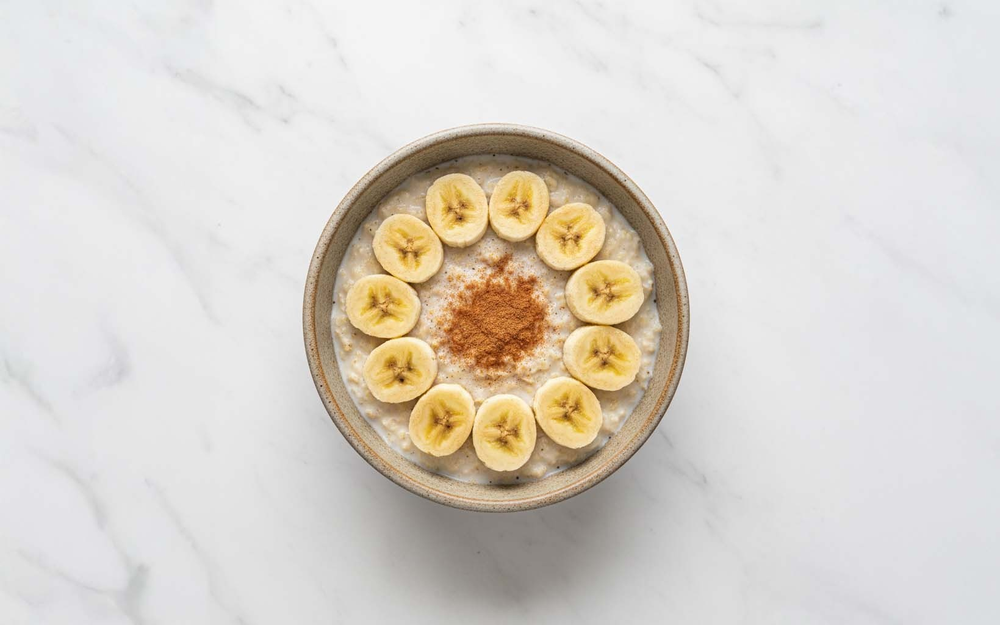
#> input picture image.png, 1000 x 625 px, shrunk from 1639 x 1024 before the run, found by its file name
$ python test.py
#> lines starting #> are read from the running program, lines starting #| are printed output that depends on the picture
import cv2
import zxingcpp
img = cv2.imread(r"C:\Users\dgupt\Downloads\webd\food_analyser_system\image.png")
#> img is the input picture: shape (625, 1000, 3); mean B, G, R 203.8, 211.5, 217.4

if img is None:
    print("❌ Failed to load image. Check path.")
    exit()

# Crop off ~5% from the left to remove the '3)' artifact
h, w = img.shape[:2]
#> h = 625; w = 1000
clean_crop = img[:, int(w * 0.06):]
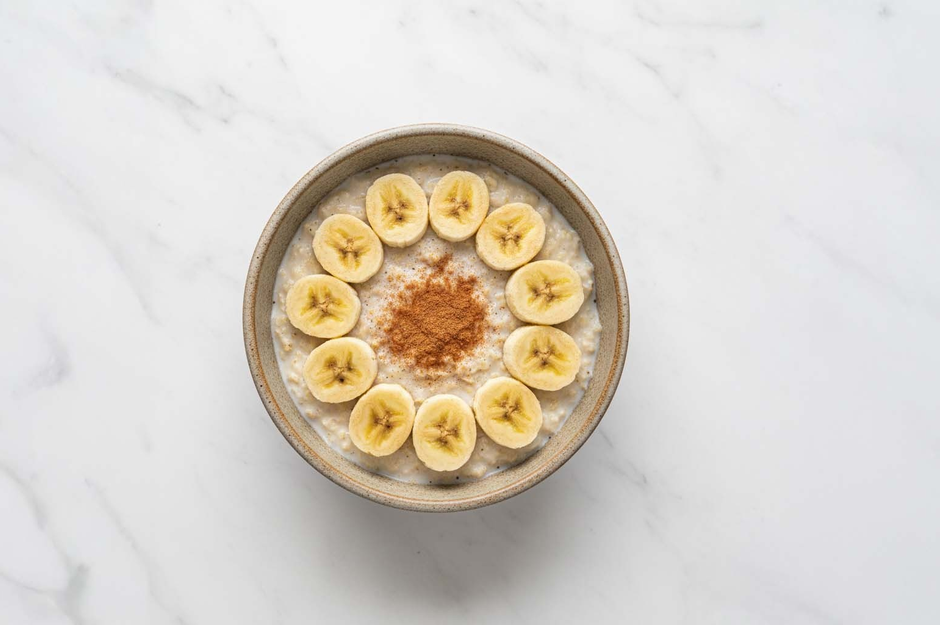
#> clean_crop: shape (625, 940, 3); mean B, G, R 202.1, 210.4, 216.7

# Pad with white quiet zone
padded = cv2.copyMakeBorder(clean_crop, 40, 40, 40, 40, cv2.BORDER_CONSTANT, value=[255, 255, 255])
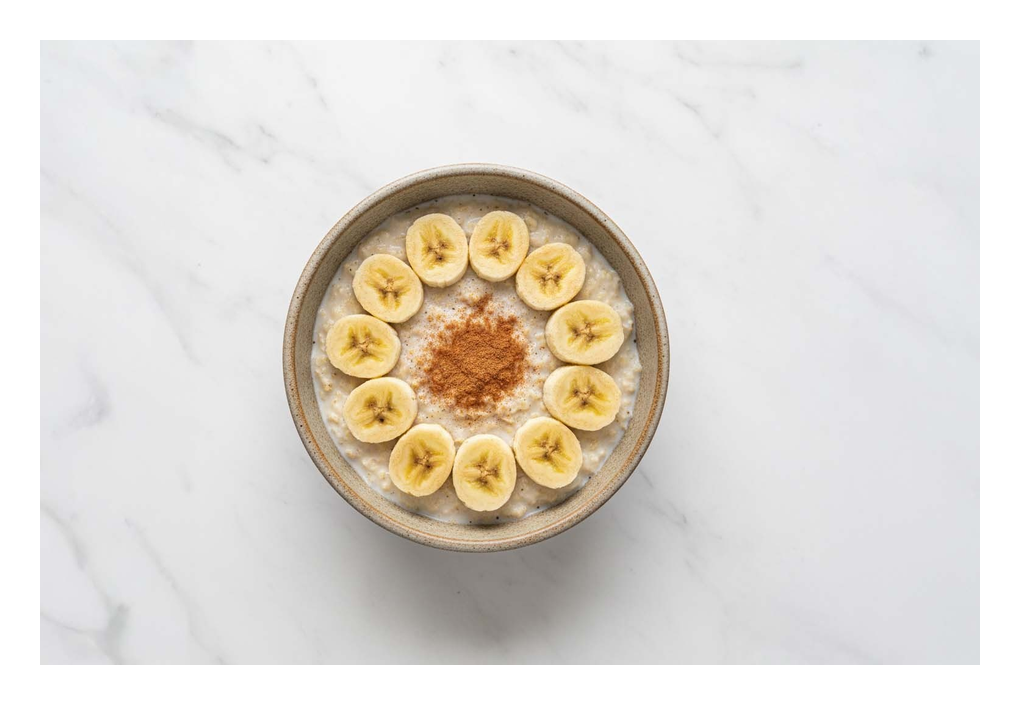
#> padded: shape (705, 1020, 3); mean B, G, R 211.8, 218.6, 223.7

# Read barcodes
#> (the run stopped early here; a loop or call above may not have finished)

$ run again, with Overnight-Oats-3.jpg saved as image.png
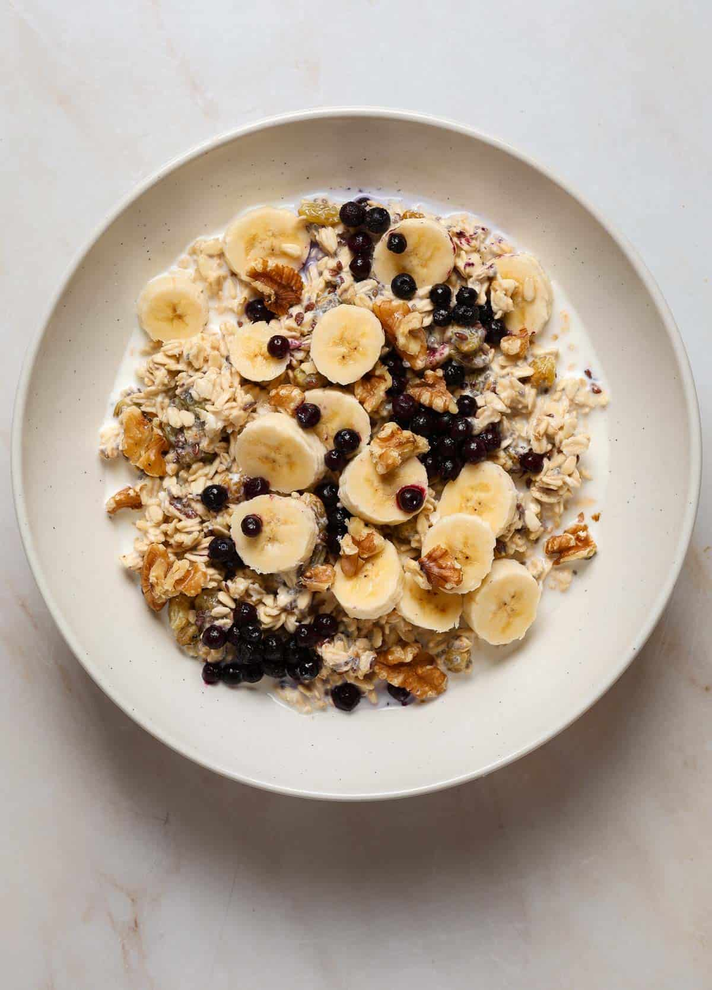
#> input picture Overnight-Oats-3.jpg, 712 x 990 px, shrunk from 1200 x 1668 before the run, found by its file name
#> img is the input picture: shape (990, 712, 3); mean B, G, R 149.6, 165.4, 180.4
#> `clean_crop = img[:, int(w * 0.06):]`:
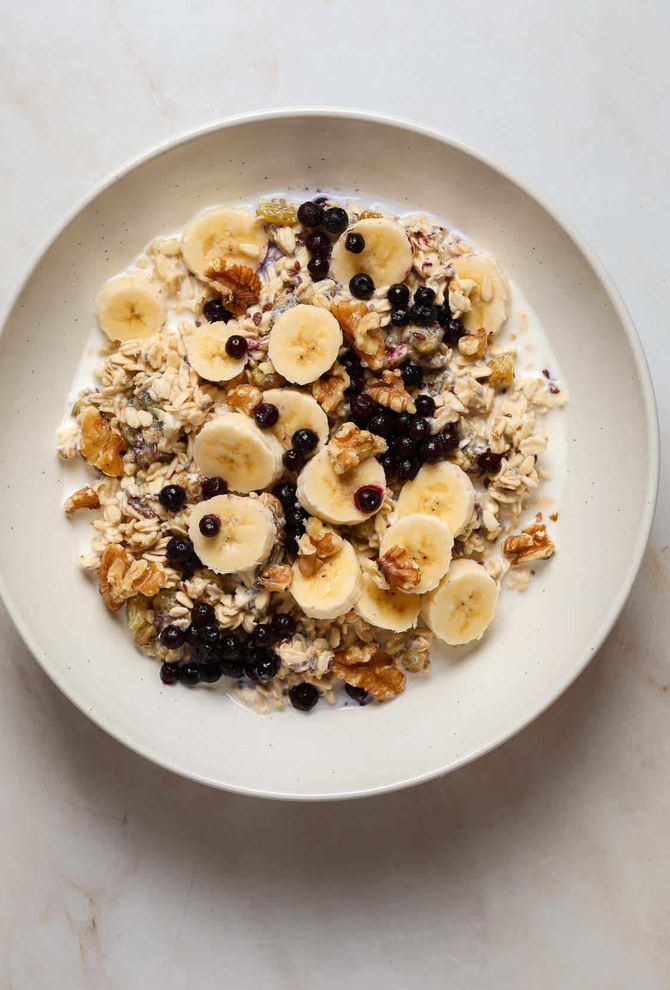
#> clean_crop: shape (990, 670, 3); mean B, G, R 147.2, 163.7, 179.3
#> `padded = cv2.copyMakeBorder(clean_crop, 40, 40, 40, 40, cv2.BORDER_CON..`:
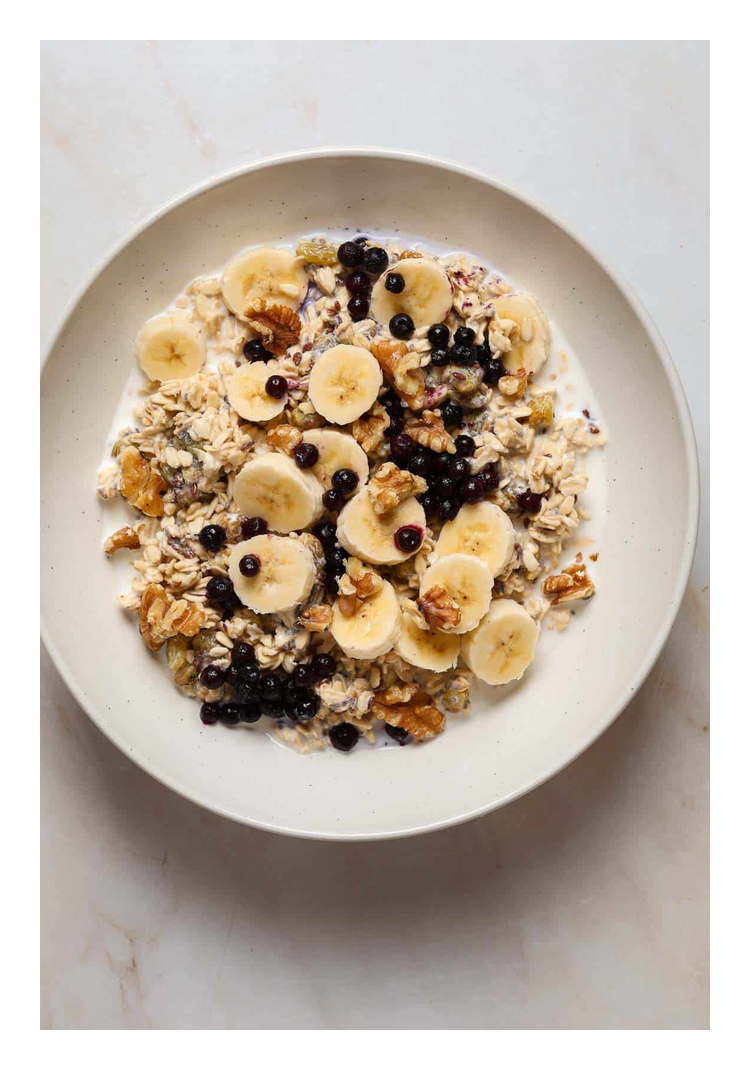
#> padded: shape (1070, 750, 3); mean B, G, R 165.9, 179.5, 192.4
